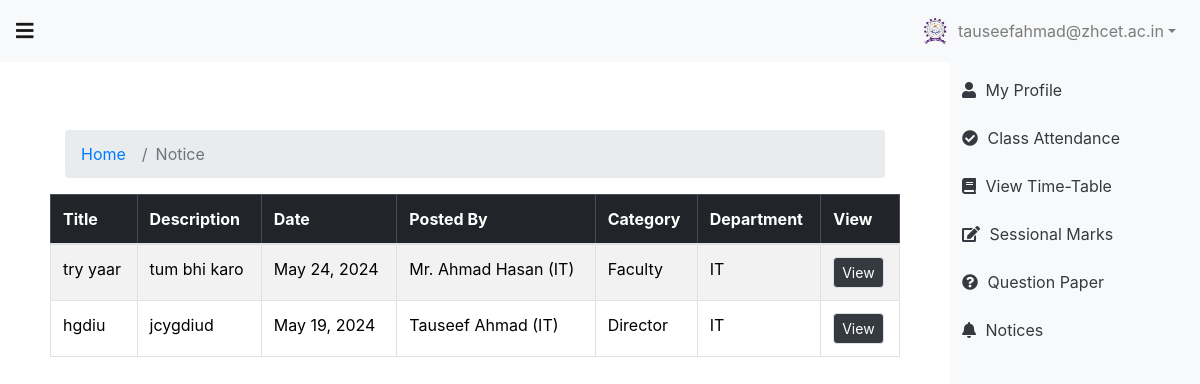
Page /student/notice/ (signed in) on the earlier database version.
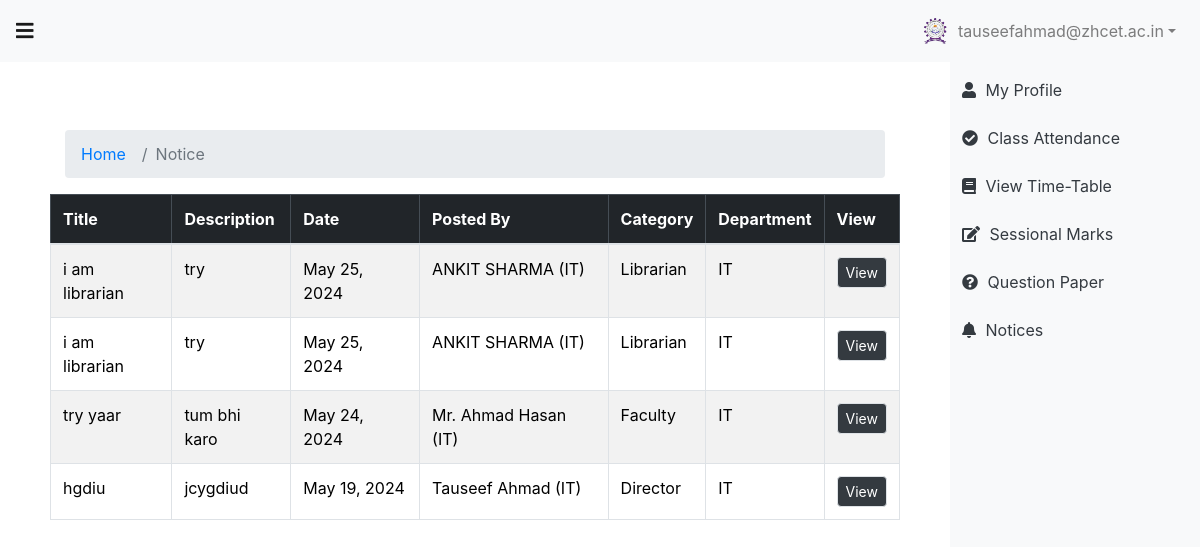
Same page on the later database version.
### faculty/models.py (models this page shows, shortened)
class Notice(models.Model):
    Title = models.CharField(max_length=100)
    Description = models.TextField()
    date = models.DateField(auto_now_add=True)
    category = models.ForeignKey(Department, on_delete=models.CASCADE)
    by = models.ForeignKey(Employee, on_delete=models.CASCADE)
    who = models.ForeignKey(Role, on_delete=models.CASCADE)

class Employee(models.Model):
    user = models.OneToOneField(User, on_delete=models.CASCADE,blank=True, null=True)
    name = models.CharField(max_length=100)
    mobile_no = models.CharField(max_length=15, blank=True, null=True)
    email = models.EmailField(blank=True, null=True)
    department = models.ForeignKey(Department, on_delete=models.CASCADE)
    role = models.ForeignKey('Role', on_delete=models.CASCADE,default=1)
    joining_date = models.DateField(blank=True, null=True)
    father_name = models.CharField(max_length=100, blank=True, null=True)
    mother_name = models.CharField(max_length=100, blank=True, null=True)
    dob = models.DateField(blank=True, null=True)
    def __str__(self):
        return f"{self.name} ({self.department})"

class Department(models.Model):
    name = models.CharField(max_length=50)
    def __str__(self):
        return self.name

class Role(models.Model):
    name = models.CharField(max_length=50)
    def __str__(self):
        return self.name

### student/views.py (the view)
# urls.py: path('notice/', views.notice, name='Addnotice'),
@login_required
def notice(request):
    notices = Notice.objects.all().order_by('-date')
    return render(request, 'student/notice.html', {'notices': notices})

### templates/student/notice.html (shortened to what this page needs)
{% extends './base.html' %}
{% block content %}
<div class="container my-5">
    <nav class="d-flex">
        <div class="col-md-12 ">
            <ol class="breadcrumb">
                <li class="breadcrumb-item"><a href="{% url "student:Sindex" %}">Home</a></li>
                <li class="breadcrumb-item active">Notice</li>
            </ol>
        </div>
    </nav>
    <div class="table-responsive">
        <table class="table table-bordered table-striped">
            <thead class="table-dark">
                <tr>
                    <th scope="col">Title</th>
                    <th scope="col">Description</th>
                    <th scope="col">Date</th>
                    <th scope="col">Posted By</th>
                    <th scope="col">Category</th>
                    <th scope="col">Department</th>
                    <th scope="col">View</th>
                </tr>
            </thead>
            <tbody>
                {% for notice in notices %}
                <tr>
                    <td>{{ notice.Title }}</td>
                    <td>{{ notice.Description }}</td>
                    <td>{{ notice.date }}</td>
                    <td>{{ notice.by }}</td>
                    <td>{{ notice.who }}</td>
                    <td>{{ notice.category }}</td>
                    <td>
                        <button class="btn btn-sm btn-dark border rounded" data-toggle="modal" data-target="#modal{{ notice.id }}">View</button>
                    </td>
                </tr>
                {% endfor %}
            </tbody>
        </table>
    </div>
</div>
{% endblock %}

Differences in the rows shown:
added Notice: Title "i am librarian", Description "try", date "May 25, 2024", by "ANKIT SHARMA (IT)", who "Librarian", category "IT"
added Notice: Title "i am librarian", Description "try", date "May 25, 2024", by "ANKIT SHARMA (IT)", who "Librarian", category "IT"
